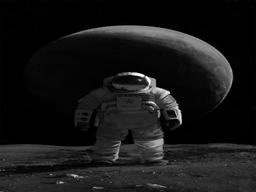
#> input picture Redo_SSS/1.bmp, 256 x 192 px, shrunk from 640 x 480 before the run
$ python 251_numpy_test.py
#> lines starting #> are read from the running program, lines starting #| are printed output that depends on the picture
from PIL import Image
import numpy as np
from scipy.interpolate import lagrange as lag


n = 5
r = 3
path = "1.bmp"

# feel pretty good about read image
def read_image(path):
#> called with path = '1.bmp'
    img = Image.open(path).convert('L') # converting to grayscale image when opening
#> img is the input picture: PIL image 256x192 L; min 0, max 255, mean 22.7
    # img.show()
    img_array = np.asarray(img)
    # print(img_array.shape) # this is the dimensions that we are getting

    return img_array.flatten(), img_array.shape
    # The flatten() method is used to convert a multidimensional array into a one-dimensional array or a vector.


def polynomial(img, n, r):
    num_pixels = img.shape[0] # this gets the total number of pixels in the image
    coef = np.random.randint(low = 0, high = 251, size = (num_pixels, r - 1)) # this creates an array of arrays that is length of the number of pixels, and each sub array is k-1 columns (etc if we need 3 shares to reconstruct, than each sub array has 2 values)
    # print(coef.shape)
    gen_imgs = []
    for i in range(1, n + 1):
        base = np.array([i ** j for j in range(1, r)])
        # print(base)
        base = np.matmul(coef, base)
        # print(base.shape)
        # print(img.shape)
        img_ = img + base
        img_ = img_ % 251
        gen_imgs.append(img_)

    return np.array(gen_imgs)

def lagrange(x, y, num_points, x_test):
    # 所有的基函数值，每个元素代表一个基函数的值
    l = np.zeros(shape=(num_points, ))

    # 计算第k个基函数的值
    for k in range(num_points):
        # 乘法时必须先有一个值
        # 由于l[k]肯定会被至少乘n次，所以可以取1
        l[k] = 1
        # 计算第k个基函数中第k_个项（每一项：分子除以分母）
        for k_ in range(num_points):
            # 这里没搞清楚，书中公式上没有对k=k_时，即分母为0进行说明
            # 有些资料上显示k是不等于k_的
            if k != k_:
                # 基函数需要通过连乘得到
                l[k] = l[k]*(x_test-x[k_])/(x[k]-x[k_])
            else:
                pass
    # 计算当前需要预测的x_test对应的y_test值
    L = 0
    for i in range(num_points):
        # 求所有基函数值的和
        L += y[i]*l[i]
    return L

def decode(imgs, index, r, n):
    assert imgs.shape[0] >= r
    # print(imgs.shape)
    x = np.array(index)
    dim = imgs.shape[1]
    img = []
    for i in range(dim):
        if (i + 1) % 10000 == 0:
            print("decoding {} th pixel".format(i + 1))
        y = imgs[:, i]
        poly = lag(x, y)
        pixel = poly(0) % 251
        # print(x)
        # print(y)
        # pixel = lagrange(x, y, r, 0) % 251
        img.append(pixel)
    return np.array(img)


if __name__ == "__main__":
    img_flattened, shape = read_image(path)
#> shape = (192, 256)
    gen_imgs = polynomial(img_flattened, n = n, r = r)
#> after the loop in polynomial, `for i in range(1, n + 1):`: gen_imgs = 5 items
    to_save = gen_imgs.reshape(n, *shape)
    for i, img in enumerate(to_save):
        Image.fromarray(img.astype(np.uint8)).save("test2_{}.jpeg".format(i + 1))
#> this loop made 5 passes
#> pass 1, `Image.fromarray(img.astype(np.uint8)).save("test2_{}.jpeg".format(i + ..`:
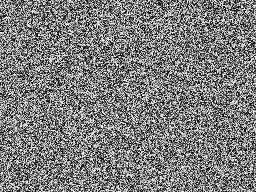
#> saved as test2_1.jpeg: PIL image 256x192 L; min 0, max 250, mean 124.9
#> pass 2, `Image.fromarray(img.astype(np.uint8)).save("test2_{}.jpeg".format(i + ..`:
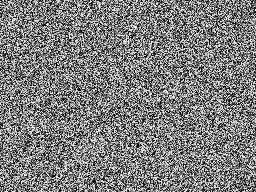
#> saved as test2_2.jpeg: PIL image 256x192 L; min 0, max 250, mean 125
    origin_img = decode(gen_imgs[0:r, :], list(range(1, r + 1)), r = r, n = n)
#> the loop in decode, `for i in range(dim):` made 49152 passes
#> (y, pixel) on passes 1 to 3: ([225, 36, 192], 6), ([61, 1, 74], 3), ([16, 166, 204], 5)
#> after the loop in decode, `for i in range(dim):`: img = 49152 items
    origin_img = origin_img.reshape(*shape)
    Image.fromarray(origin_img.astype(np.uint8)).save("test2_origin.jpeg")

$ run again, with Redo_SSS/240x320_reconstructed_1.bmp copied over Redo_SSS/1.bmp
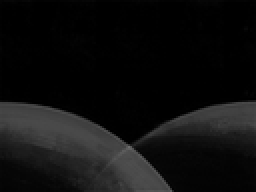
#> input picture Redo_SSS/240x320_reconstructed_1.bmp, 128 x 96 px, shrunk from 320 x 240 before the run (shown 2 times larger)
#> in read_image, img is the input picture: PIL image 128x96 L; min 0, max 109, mean 15
#> img_flattened = 12288 values, max 109 at index 9408, min 0 at index 137, mean 14.98; shape = (96, 128)
#> after the loop in polynomial, `for i in range(1, n + 1):`: gen_imgs = 5 items
#> the loop `for i, img in enumerate(to_save):` made 5 passes
#> pass 1, `Image.fromarray(img.astype(np.uint8)).save("test2_{}.jpeg".format(i + ..`:
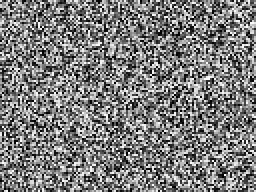
#> saved as test2_1.jpeg: PIL image 128x96 L (shown 2 times larger); min 0, max 250, mean 124.2
#> pass 2, `Image.fromarray(img.astype(np.uint8)).save("test2_{}.jpeg".format(i + ..`:
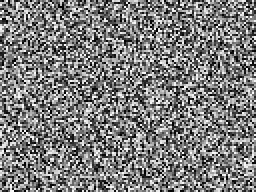
#> saved as test2_2.jpeg: PIL image 128x96 L (shown 2 times larger); min 0, max 250, mean 124.3
#> the loop in decode, `for i in range(dim):` made 12288 passes
#> (y, pixel) on passes 1 to 3: ([224, 35, 191], 5), ([62, 2, 75], 4), ([17, 167, 205], 6)
#> after the loop in decode, `for i in range(dim):`: img has the same summary as img_flattened outside decode
#> `origin_img = decode(gen_imgs[0:r, :], list(range(1, r + 1)), r = r, n ..`: origin_img has the same summary as img_flattened

$ run again, with Redo_SSS/256x256_reconstructed.bmp copied over Redo_SSS/1.bmp
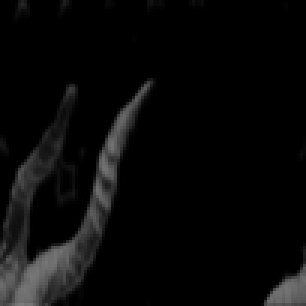
#> input picture Redo_SSS/256x256_reconstructed.bmp, 102 x 102 px, shrunk from 256 x 256 before the run (shown 3 times larger)
#> in read_image, img is the input picture: PIL image 102x102 L; min 0, max 123, mean 9.1
#> img_flattened = 10404 values, max 123 at index 10309, min 0 at index 0, mean 9.14; shape = (102, 102)
#> after the loop in polynomial, `for i in range(1, n + 1):`: gen_imgs = 5 items
#> the loop `for i, img in enumerate(to_save):` made 5 passes
#> pass 1, `Image.fromarray(img.astype(np.uint8)).save("test2_{}.jpeg".format(i + ..`:
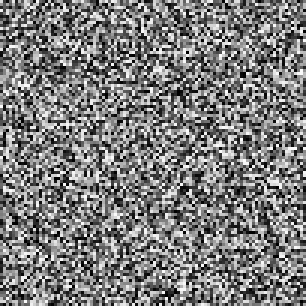
#> saved as test2_1.jpeg: PIL image 102x102 L (shown 3 times larger); min 0, max 250, mean 123.7
#> pass 2, `Image.fromarray(img.astype(np.uint8)).save("test2_{}.jpeg".format(i + ..`:
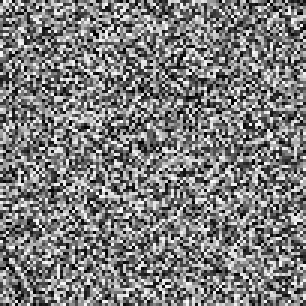
#> saved as test2_2.jpeg: PIL image 102x102 L (shown 3 times larger); min 0, max 250, mean 124.5
#> the loop in decode, `for i in range(dim):` made 10404 passes
#> (y, pixel) on passes 1 to 3: ([219, 30, 186], 0), ([58, 249, 71], 0), ([11, 161, 199], 0)
#> after the loop in decode, `for i in range(dim):`: img has the same summary as img_flattened outside decode
#> `origin_img = decode(gen_imgs[0:r, :], list(range(1, r + 1)), r = r, n ..`: origin_img has the same summary as img_flattened
